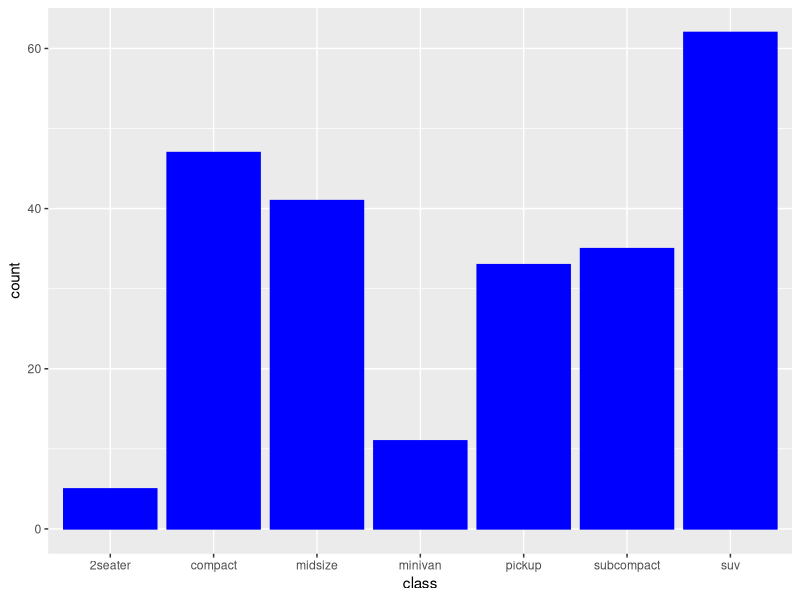
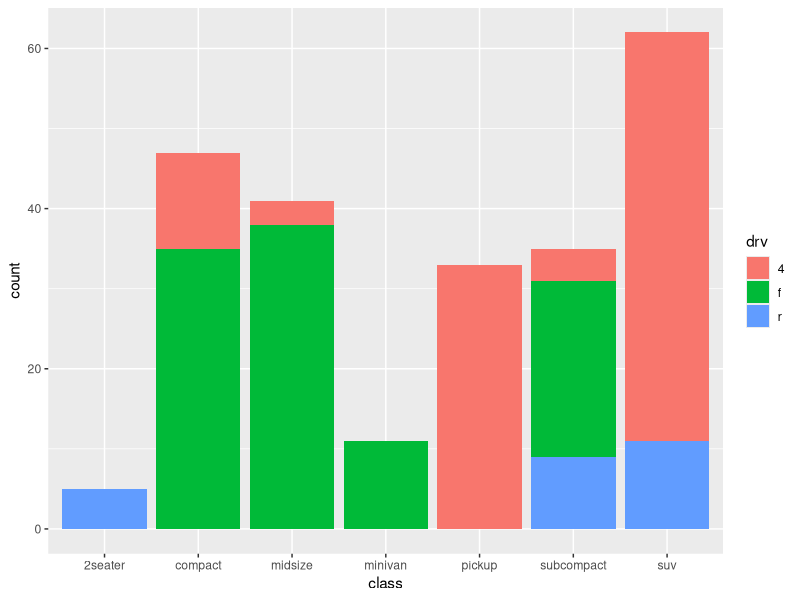

R code for these plots, in order:
# Data Visualization with R----Barplots....


library(ggplot2)
df <- mpg

pl <- ggplot(df,aes(x=class))

#print(pl + geom_bar(color='blue',fill='blue'))

print(pl + geom_bar(color='blue',fill='blue'))


#print(pl + geom_bar(aes(fill=drv),position = 'dodge'))

#print(pl + geom_bar(aes(fill=drv),position = 'fill'))
#fill to see percentage......

print(pl + geom_bar(aes(fill=drv)))
